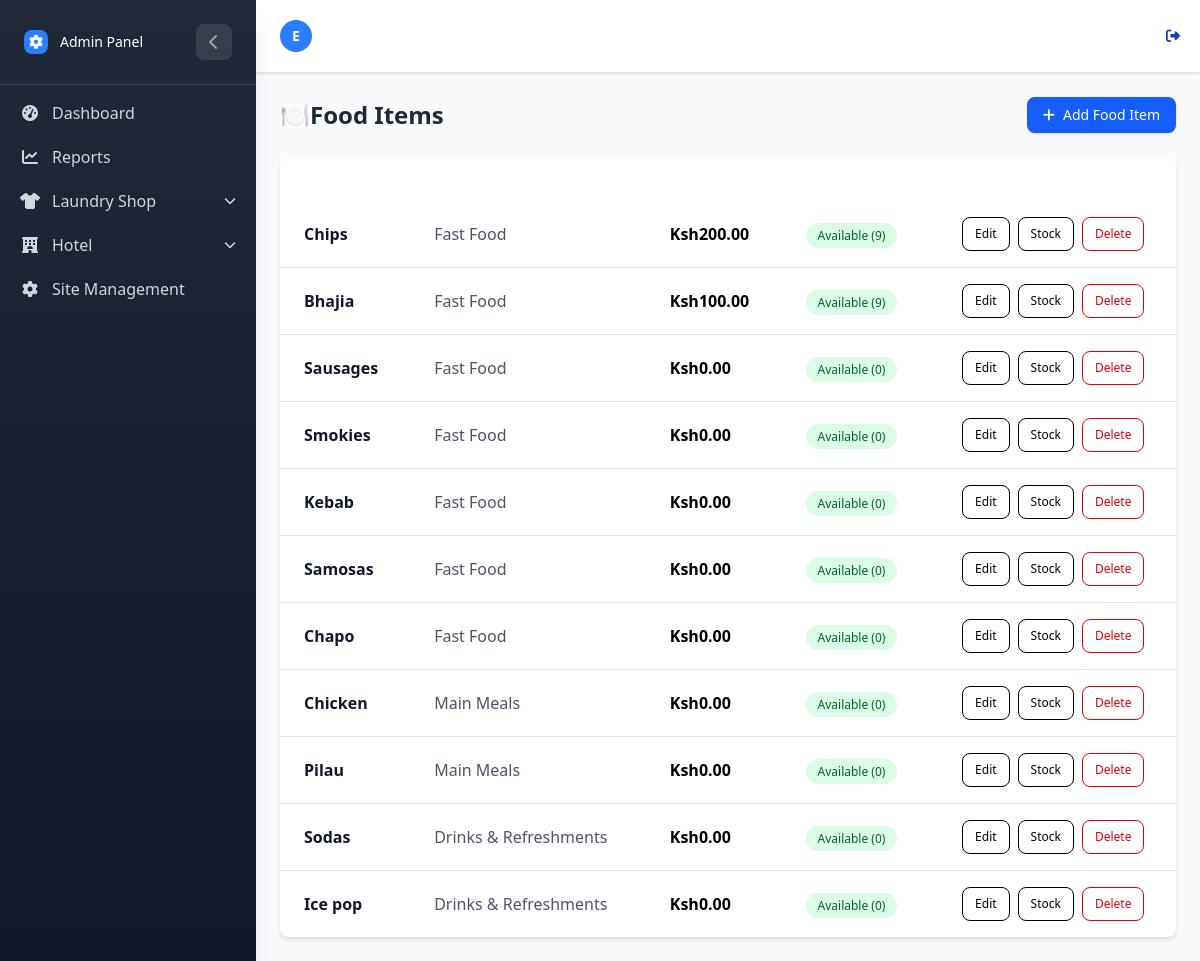
The app's page /Hotel/items/ (signed in) with its own data.
### LaundryApp/models.py (models this page shows, shortened)
class UserProfile(AbstractUser):
    username = None
    email = models.EmailField(unique=True)
    USERNAME_FIELD = 'email'
    REQUIRED_FIELDS = []
    APP_CHOICES = (
        ('laundry', 'Laundry'),
        ('hotel', 'Hotel'),
    )
    app_type = models.CharField(max_length=20, choices=APP_CHOICES, default='hotel')
    USER_TYPE_CHOICES = (
        ('admin', 'Admin'),
        ('staff', 'Staff'),
    )
    user_type = models.CharField(max_length=20, choices=USER_TYPE_CHOICES, db_index=True)
    objects = CustomUserManager()

### HotelApp/models.py (models this page shows, shortened)
class FoodItem(models.Model):
    category = models.ForeignKey(FoodCategory, on_delete=models.CASCADE, related_name="items")
    name = models.CharField(max_length=100, db_index=True)
    price = models.DecimalField(max_digits=10, decimal_places=2)
    image = models.ImageField(upload_to=food_item_image_path, blank=True, null=True)
    created_by =  models.ForeignKey(
        settings.AUTH_USER_MODEL,
        on_delete=models.CASCADE)
    quantity = models.PositiveIntegerField(default=0)  # how many portions are available
    is_available = models.BooleanField(default=False, db_index=True)  # marked available by seller

class FoodCategory(models.Model):
    name = models.CharField(max_length=100, unique=True, db_index=True)

### HotelApp/views.py (the view)
# urls.py: path('items/', views.food_item_list, name='food_item_list'),
@login_required
def food_item_list(request):
    items = FoodItem.objects.all()
    return render(request, 'food/food_item_list.html', {'items': items})

### HotelApp/templates/food/food_item_list.html (shortened to what this page needs)
{% extends 'home.html' %}
{% block content %}
<div class="flex justify-between items-center mb-6">
    <h2 class="text-2xl font-bold text-gray-800">🍽️Food Items</h2>
    <a href="{% url 'hotel:food_item_create' %}"
        class="inline-flex items-center px-4 py-2 bg-blue-600 text-white text-sm font-medium rounded-lg shadow hover:bg-indigo-700 transition duration-200">
        <i class="fas fa-plus mr-2"></i> Add Food Item
    </a>
</div>
<div class="overflow-x-auto bg-white shadow-md rounded-lg">
    <table class=" w-full min-w-full border-collapse">
        <thead class="bg-indigo-600 text-white">
            <tr>
                <th class="px-6 py-3 text-left text-sm font-semibold">Name</th>
                <th class="px-6 py-3 text-left text-sm font-semibold">Category</th>
                <th class="px-6 py-3 text-left text-sm font-semibold">Price</th>
                <th class="px-6 py-3 text-left text-sm font-semibold">Status</th>
                <th class="px-6 py-3 text-center text-sm font-semibold">Actions</th>
            </tr>
        </thead>
        <tbody class="divide-y divide-gray-200">
            {% for item in items %}
            <tr class="hover:bg-gray-50 transition">
                <td class="px-6 py-4 font-semibold text-gray-900">{{ item.name }}</td>
                <td class="px-6 py-4 text-gray-600">{{ item.category.name }}</td>
                <td class="px-6 py-4 font-bold text-indigo-600">Ksh{{ item.price }}</td>
                <td class="px-6 py-4">
                    {% if item.is_available %}
                    <span class="px-3 py-1 text-xs font-medium bg-green-100 text-green-800 rounded-full">
                        Available ({{ item.quantity }})
                    </span>
                    {% else %}
                    <span class="px-3 py-1 text-xs font-medium bg-red-100 text-red-800 rounded-full">
                        Unavailable
                    </span>
                    {% endif %}
                </td>
                <td class="px-6 py-4 flex justify-center space-x-2">
                    <a href="{% url 'hotel:food_item_edit' item.pk %}"
                        class="px-3 py-2 text-xs font-medium text-indigo-600 border border-indigo-600 rounded-lg hover:bg-indigo-600 hover:text-white transition">
                        Edit
                    </a>
                    <a href="{% url 'hotel:food_item_availability' item.pk %}"
                        class="px-3 py-2 text-xs font-medium text-yellow-600 border border-yellow-600 rounded-lg hover:bg-yellow-600 hover:text-white transition">
                        Stock
                    </a>
                    <a href="{% url 'hotel:food_item_delete' item.pk %}"
                        class="px-3 py-2 text-xs font-medium text-red-600 border border-red-600 rounded-lg hover:bg-red-600 hover:text-white transition">
                        Delete
                    </a>
                </td>
            </tr>
            {% endfor %}
        </tbody>
    </table>
</div>
{% endblock %}

### LaundryApp/templates/home.html (shortened to what this page needs)
{% load static tailwind_tags %}
{% load static %}
<!DOCTYPE html>
<html lang="en">
<head>
    {% tailwind_css %}
    <link rel="stylesheet" href="https://cdnjs.cloudflare.com/ajax/libs/font-awesome/6.4.0/css/all.min.css">
    <link rel="stylesheet" href="{% static 'css/dist/styles.css' %}">
</head>
<body class="bg-gray-50 min-h-screen font-sans">
    <div id="sidebar"
        class="sidebar-gradient w-64 fixed top-0 left-0 h-full sidebar-transition z-50 shadow-xl sidebar-mobile-hidden lg:sidebar-mobile-visible">
        <div class="p-4 lg:p-6 border-b border-gray-700">
            <div class="flex items-center justify-between">
                <div class="flex items-center space-x-3">
                    <div class="w-6 h-6 bg-blue-500 rounded-lg flex items-center justify-center">
                        {% if user.is_authenticated and user.is_superuser %}
                        <i class="fas fa-cog text-white text-sm"></i>
                        {% elif app_type == 'hotel' %}
                        <i class="fas fa-utensils text-white text-sm"></i>
                        {% elif app_type == 'laundry' %}
                       <img src="{% static 'logos/Clean-page-' %}" alt="">
                        {% else %}
                        <i class="fas fa-building text-white text-sm"></i>
                        {% endif %}
                    </div>
                    <span class="text-white text-sm font-medium sidebar-header-text">
                        {% if user.is_authenticated and user.is_superuser %}
                        Admin Panel
                        {% elif app_type == 'hotel' %}
                        Hotel Management
                        {% elif app_type == 'laundry' %}
                        Laundry Management
                        {% else %}
                        Welcome
                        {% endif %}
                    </span>
                </div>
                {% if user.is_superuser or app_type == 'hotel' or app_type == 'laundry' %}
                <button id="sidebar-toggle" class="sidebar-toggle-btn text-gray-400 hover:text-white lg:flex hidden">
                    <i class="fas fa-chevron-left"></i>
                </button>
                {% endif %}
            </div>
        </div>
        <div class="sidebar-scrollable">
            <nav class="p-2 lg:p-4 space-y-1">
                {% if user.is_authenticated and user.is_superuser %}
                <a href="{% url 'laundry:dashboard' %}"
                    class="flex items-center space-x-3 px-3 py-2 lg:px-4 lg:py-3 text-gray-300 hover:bg-gray-700 hover:text-white rounded-lg transition-colors group"
                    title="Dashboard">
                    <i class="fas fa-tachometer-alt w-5 text-center"></i>
                    <span class="sidebar-text">Dashboard</span>
                </a>
                <a href="{% url 'laundry:laundryapp_dashboard' %}"
                    class="flex items-center space-x-3 px-3 py-2 lg:px-4 lg:py-3 text-gray-300 hover:bg-gray-700 hover:text-white rounded-lg transition-colors group"
                    title="Reports">
                    <i class="fas fa-chart-line w-5 text-center"></i>
                    <span class="sidebar-text">Reports</span>
                </a>
                <div class="dropdown-group" id="laundry-dropdown-group">
                    <div class="dropdown-toggle flex items-center space-x-3 px-3 py-2 lg:px-4 lg:py-3 text-gray-300 hover:bg-gray-700 hover:text-white rounded-lg transition-colors group cursor-pointer"
                        onclick="toggleDropdown('laundry-dropdown', 'laundry')">
                        <i class="fas fa-shirt w-5 text-center"></i>
                        <span class="sidebar-text flex-1">Laundry Shop</span>
                        <i class="fas fa-chevron-down text-xs transition-transform duration-300"></i>
                    </div>
                </div>
                <div class="dropdown-group" id="hotel-dropdown-group">
                    <div class="dropdown-toggle flex items-center space-x-3 px-3 py-2 lg:px-4 lg:py-3 text-gray-300 hover:bg-gray-700 hover:text-white rounded-lg transition-colors group cursor-pointer"
                        onclick="toggleDropdown('hotel-dropdown', 'hotel')">
                        <i class="fas fa-hotel w-5 text-center"></i>
                        <span class="sidebar-text flex-1">Hotel</span>
                        <i class="fas fa-chevron-down text-xs transition-transform duration-300"></i>
                    </div>
                </div>
                <a href="{% url 'laundry:user_management' %}"
                    class="flex items-center space-x-3 px-3 py-2 lg:px-4 lg:py-3 text-gray-300 hover:bg-gray-700 hover:text-white rounded-lg transition-colors group"
                    title="Site Management">
                    <i class="fas fa-cog w-5 text-center"></i>
                    <span class="sidebar-text">Site Management</span>
                </a>
                {% endif %}
            </nav>
        </div>
    </div>
    <div id="main-content"
        class="content-transition min-h-screen content-mobile-full {% if user.is_authenticated %}lg:ml-64{% endif %}">
        <header class="bg-white shadow-sm border-b border-gray-200">
            <div class="flex items-center justify-between px-4 py-3 lg:px-6 lg:py-4">
                <div class="flex items-center space-x-3 p-2">
                    <div class="flex items-center justify-around space-x-3">
                        <div class="relative">
                            <div
                                class="w-8 h-8 lg:w-10 lg:h-10 bg-blue-500 rounded-full flex items-center justify-center">
                                <span class="text-white font-semibold text-sm lg:text-base">{{ user.get_username|first|upper}}</span>
                            </div>
                        </div>
                    </div>
                </div>
                {% if user.is_authenticated %}
                <form method="post" action="{% url 'logout' %}">
                    <button type="submit"
                        class="text-blue-800 hover:text-blue-600 text-sm lg:text-base bg-transparent border-0 cursor-pointer flex items-center">
                        <i class="fas fa-sign-out-alt mr-1"></i>
                    </button>
                </form>
                {% else %}
                <a href="{% url 'login' %}"
                    class="text-blue-800 hover:text-blue-600 text-sm lg:text-base bg-transparent border-0 cursor-pointer flex items-center">
                    <i class="fas fa-sign-in-alt mr-1"></i>
                    <span class="hidden sm:inline">Login</span>
                </a>
                {% endif %}
            </div>
        </header>
        <main class="p-4 lg:p-6">
            {% block content %}{% endblock %}
        </main>
    </div>
</body>
</html>

### LaundryApp/templates/home.html (style rules this page uses)
.sidebar-transition { transition: all 0.3s ease-in-out; }
.content-transition { transition: margin-left 0.3s ease-in-out; }
.sidebar-gradient { background: linear-gradient(180deg, #1f2937 0%, #111827 100%); }
.sidebar-toggle-btn { transition: all 0.3s ease; width: 36px; height: 36px; display: flex; align-items: center; justify-content: center; border-radius: 8px; background-color: rgba(255, 255, 255, 0.1); }
.dropdown-toggle { cursor: pointer; }
.dropdown-toggle i.fa-chevron-down { transition: transform 0.3s ease; }
.sidebar-scrollable { height: calc(100% - 80px); overflow-y: auto; }

### records on screen
UserProfile: get_username|first "E"
FoodItem: name "Chips", category.name "Fast Food", price "200.00", quantity "9"
FoodItem: name "Bhajia", category.name "Fast Food", price "100.00", quantity "9"
FoodItem: name "Sausages", category.name "Fast Food", price "0.00", quantity "0"
FoodItem: name "Smokies", category.name "Fast Food", price "0.00", quantity "0"
FoodItem: name "Kebab", category.name "Fast Food", price "0.00", quantity "0"
FoodItem: name "Samosas", category.name "Fast Food", price "0.00", quantity "0"
FoodItem: name "Chapo", category.name "Fast Food", price "0.00", quantity "0"
FoodItem: name "Chicken", category.name "Main Meals", price "0.00", quantity "0"
FoodItem: name "Pilau", category.name "Main Meals", price "0.00", quantity "0"
FoodItem: name "Sodas", category.name "Drinks & Refreshments", price "0.00", quantity "0"
FoodItem: name "Ice pop", category.name "Drinks & Refreshments", price "0.00", quantity "0"
